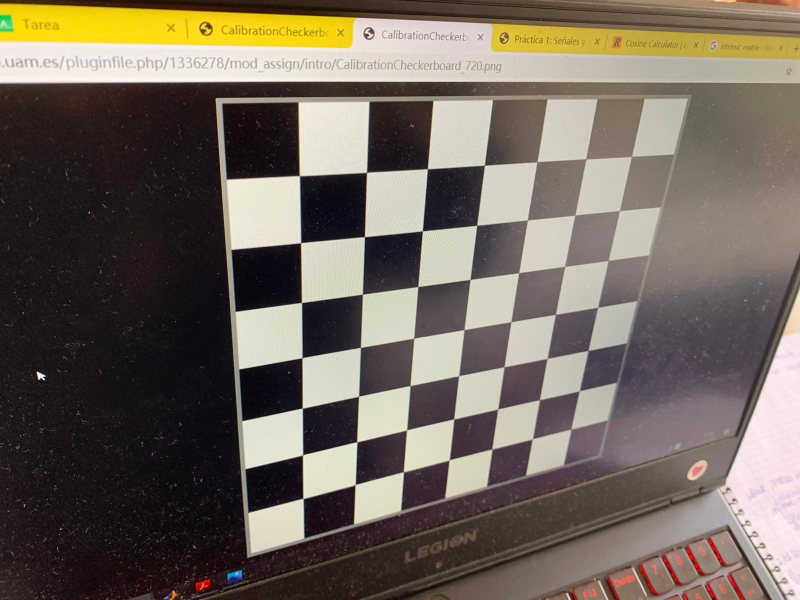
%> input picture Obtention_intrinsic_paras_of_a_camera/raw_data/image1_small.jpeg, 1600 x 1200 px (shown at 1/2 size)
$ octave jingwen_yang_1.m   (GNU Octave 9; MATLAB toolbox functions it lacks are replaced by stand-ins)
%> lines starting %> are read from the running program, lines starting %| are printed output that depends on the picture
### Obtention_intrinsic_paras_of_a_camera/get_real_points_checkerboard_vmmc.m
function [coords ima_pattern]= get_real_points_checkerboard_vmmc(Np, widhtP, display)
% GET_REAL_POINTS_CHECKERBOARD_VMMC(Np, widhtP, display)  returns a list of Np points
% automatically selected for a checkerboard pattern with real dimensions
% defined by the witdh of the checkerboard pattern (widhtP)
%
% Use display equal to 1 to show the order for the returned point coordinates.
%
% In practical situations, 9 points are required for convergence due to
% numerical reasons. Moreover, these points have to be distributed
% throughout the image as much as possible.
%
%
% Returns a 2xNp matrix representing the point coordinates (only 2D XY coordinates
%   are returned as Z=0 is assumed for the pattern) and the synthetic image pattern.
%
% Juan C. SanMiguel, Universidad Autonoma de Madrid, November 2012

%compute coordinates of pattern points
step = (sqrt(Np)-1)/2;
m = 1;
for j = widhtP : -widhtP/(2*step) : 0
    for i = 0 : widhtP/(2*step) : widhtP
        %coords(m, :) = [i, j, 0, 1]; %3D coords with Z = 0
        coords(m, :) = [i, j];%2D coords
        m = m + 1;
    end
end

if display == 1
    %plot points over the pattern and its order
    x = coords(:,1); x(x==0)=1;
    y = coords(:,2); y=abs(y);y(y==0)=1;

    ima_pattern=checkerboard(widhtP/8) > 0.5;
    figure; imshow(ima_pattern);
    hold on; plot(x,y,'r*');
    for j = 1:numel(x)
        text(x(j),y(j),sprintf('  %d',j), 'Color', [1 0 0])
    end
end

### Obtention_intrinsic_paras_of_a_camera/homography_refine_vmmc.m
% HOMOGRAPHY_REFINE_IAVS (PIN, POUT, H) refines the 2D homography with
% LM(Levenberg-Marquardt) nonlinear least squares algorithm.
%
% Input:
%           pin: 2xn source points
%           pout: 2xn destination points
%           H: 3x3 (initial) 2D Homography Matrix
%
% Output:
%           H: 3x3 refined 2D Homography Matrix
%           rperr: average of the re-projection error
%
% cf.:
%           pout ~ H*pin
%
% Based on the implementation (Jan. 2012 version) of Kim Daesikm, Sungkyunkwan Univ. (SKKU),
% South Korea.
%
% Juan C. SanMiguel, Universidad Autonoma de Madrid, November 2012


function [H, rperr] = homography_refine_vmmc(pin, pout, H)

rerr = 2^(-52);
iter = 30;


if ~isequal(size(pin), size(pout))
    error('Points matrices different sizes');
end
if size(pin, 1) ~= 2
    error('Points matrices must have two rows');
end
n = size(pin, 2);
if n < 4
    error('Need at least 4 matching points');
end


x1Size = size(pin);
x2Size = size(pout);

x1 = [pin; ones(1,x1Size(2))];
x2 = [pout; ones(1,x2Size(2))];

%% The Number of Points
noPnts = length(x1);


%% Evaluate the Jacobian
noParam = 9;    %% 9 parameters (h11, h21, h31, h12, ... , h33)
J     = zeros(noPnts, noParam);
dist  = zeros(noPnts,1);
delta = zeros(noParam,1);
bperr = inf;    % initial error

for n = 1:iter
    % Homography Matrix
    h = reshape(H,9,1);

    h11 = h(1) + delta(1);  h12 = h(4) + delta(4);  h13 = h(7) + delta(7);
    h21 = h(2) + delta(2);  h22 = h(5) + delta(5);  h23 = h(8) + delta(8);
    h31 = h(3) + delta(3);  h32 = h(6) + delta(6);  h33 = h(9) + delta(9);

    H_lm = [h11 h12 h13;
            h21 h22 h23;
            h31 h32 h33];


    % Back-projection
    x2_bp = H_lm*x1;


    % Cost Function: Geometric error between the measured and back-projected points
    dist_lm(1:2:2*noPnts,1) = x2(1,:) - x2_bp(1,:)./x2_bp(3,:);
    dist_lm(2:2:2*noPnts,1) = x2(2,:) - x2_bp(2,:)./x2_bp(3,:);


    % Back-projection Error
    bperr_lm = sqrt(dot(dist_lm,dist_lm))/noPnts;


    if (bperr_lm <= bperr)
        if (((n > 1) && sqrt(dot(delta,delta)/dot(h,h)) < rerr))
            H     = H_lm;
            bperr = bperr_lm;
            break;
        end

        % Update
        H     = H_lm;
        dist  = dist_lm;
        bperr = bperr_lm;

        for (i=1:noPnts)
            %% Jabobian of the homography matrix
            df1_dh11 = -x1(1,i)/x2_bp(3,i);
            df1_dh21 = 0;
            df1_dh31 = x2_bp(1,i)/x2_bp(3,i)^2*x1(1,i);
            df1_dh12 = -x1(2,i)/x2_bp(3,i);
            df1_dh22 = 0;
            df1_dh32 = x2_bp(1,i)/x2_bp(3,i)^2*x1(2,i);
            df1_dh13 = -1/x2_bp(3,i);
            df1_dh23 = 0;
            df1_dh33 = x2_bp(1,i)/x2_bp(3,i)^2;

            df2_dh11 = 0;
            df2_dh21 = -x1(1,i)/x2_bp(3,i);
            df2_dh31 = x2_bp(2,i)/x2_bp(3,i)^2*x1(1,i);
            df2_dh12 = 0;
            df2_dh22 = -x1(2,i)/x2_bp(3,i);
            df2_dh32 = x2_bp(2,i)/x2_bp(3,i)^2*x1(2,i);
            df2_dh13 = 0;
            df2_dh23 = -1/x2_bp(3,i);
            df2_dh33 = x2_bp(2,i)/x2_bp(3,i)^2;

            J(2*i-1, :)  = [df1_dh11 df1_dh21 df1_dh31 ...
                            df1_dh12 df1_dh22 df1_dh32 ...
                            df1_dh13 df1_dh23 df1_dh33];

            J(2*i  , :)  = [df2_dh11 df2_dh21 df2_dh31 ...
                            df2_dh12 df2_dh22 df2_dh32 ...
                            df2_dh13 df2_dh23 df2_dh33];
        end


        % Compute the approximated Hessian matrix
        He = J'*J;

        if (n == 1)
            lambda = 0.001*trace(He)/noParam;
        else
            lambda = lambda/10;
        end
    else
        lambda = lambda*10;
    end


    % Apply the damping factor to the Hessian matrix
    He_lm = He + (lambda * eye(noParam, noParam));


    % Prevent the matrix from being singular
    if (rcond(He_lm) < eps)
        lambda = lambda*10;
        He_lm = He + (lambda * eye(noParam, noParam));
    end


    % Compute the updated parameters
    delta = -inv(He_lm)*(J'*dist(:));
end


%% Output
H=H;
rperr = bperr;

### Obtention_intrinsic_paras_of_a_camera/homography_solve_vmmc.m
function v= homography_solve_vmmc(pin, pout)
% HOMOGRAPHY_SOLVE finds a homography from point pairs
%   V = HOMOGRAPHY_SOLVE(PIN, POUT) takes a 2xN matrix of input vectors and
%   a 2xN matrix of output vectors, and returns the homogeneous
%   transformation matrix that maps the inputs to the outputs, to some
%   approximation if there is noise.
%
%   This uses the SVD method of
%   http://www.robots.ox.ac.uk/%7Evgg/presentations/bmvc97/criminispaper/node3.html

% Based on an implementation by David Young, University of Sussex, February 2008

if ~isequal(size(pin), size(pout))
    error('Points matrices different sizes');
end
if size(pin, 1) ~= 2
    error('Points matrices must have two rows');
end
n = size(pin, 2);
if n < 4
    error('Need at least 4 matching points');
end

% Define the homogeneous system of equations to be solved
x = pout(1, :); y = pout(2,:); X = pin(1,:); Y = pin(2,:);
rows0 = zeros(3, n);
rowsXY = [X; Y; ones(1,n)];
hx = [rowsXY; rows0; -x.*X; -x.*Y; -x];
hy = [rows0; rowsXY; -y.*X; -y.*Y; -y];
h = [hx hy];
h=h';

% Solve the system using SVD
% [U, S, V] = svd(X); --> X = U * S * V'
if n == 4
    [U, ~, ~] = svd(h');
else
    [U, ~, ~] = svd(h', 'econ');
end
v = (reshape(U(:,9), 3, 3));
v=v';

end

### Obtention_intrinsic_paras_of_a_camera/jingwen_yang_1.m
clear all;
ima = imread('image1_small.jpeg');
%> ima is the input picture: size 1200x1600x3 uint8; mean R, G, B 113.7, 103.5, 93.4
ima = rgb2gray(ima);
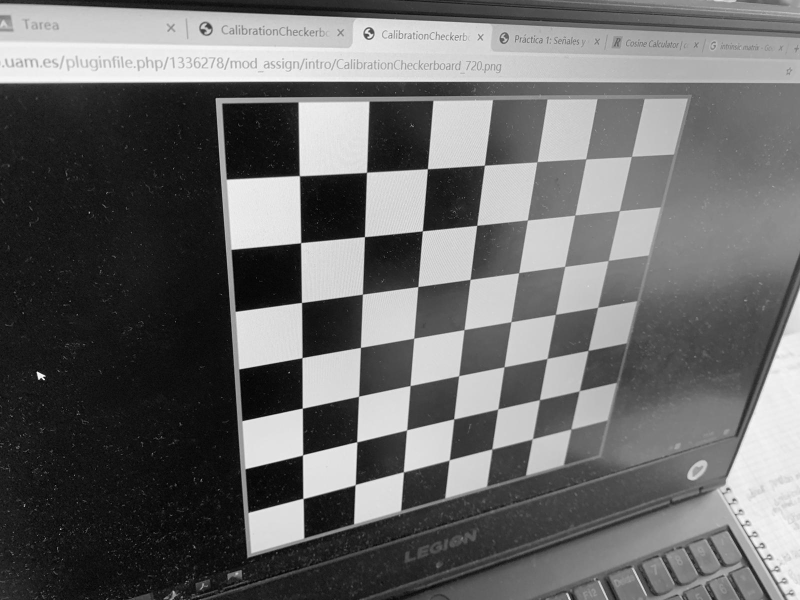
%> ima: size 1200x1600 uint8 (shown at 1/2 size); min 0, max 255, mean 105.4

[m, n] = size(ima);
%> m = 1200; n = 1600

image = zeros(m,n,6);
image = uint8(image);

image(:,:,1) = ima;
image(:,:,2) = rgb2gray(imread('image2_small.jpeg'));
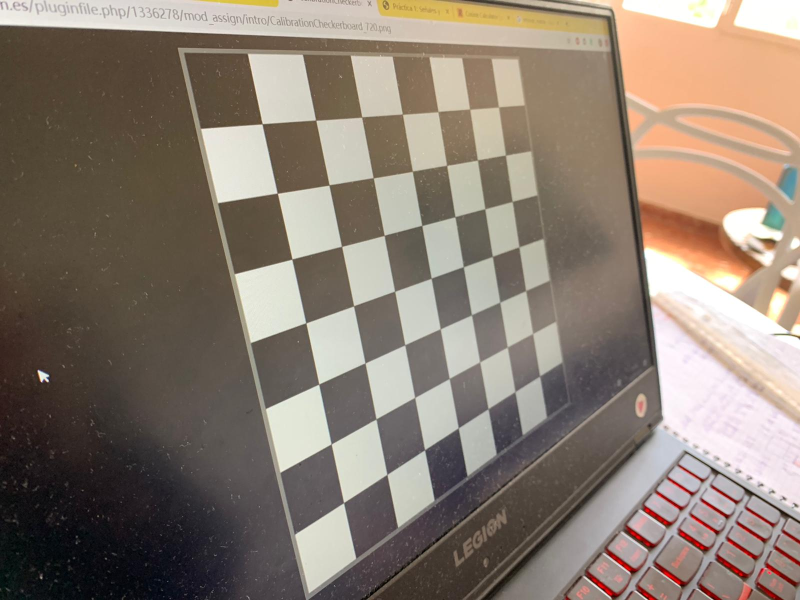
%> input picture Obtention_intrinsic_paras_of_a_camera/raw_data/image2_small.jpeg, 1600 x 1200 px (shown at 1/2 size)
image(:,:,3) = rgb2gray(imread('image3_small.jpeg'));
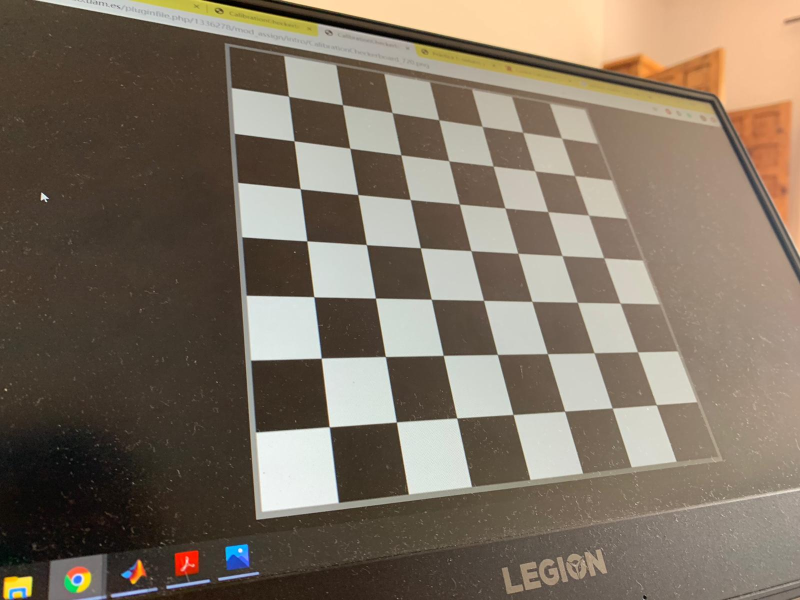
%> input picture Obtention_intrinsic_paras_of_a_camera/raw_data/image3_small.jpeg, 1600 x 1200 px (shown at 1/2 size)
image(:,:,4) = rgb2gray(imread('image4_small.jpeg'));
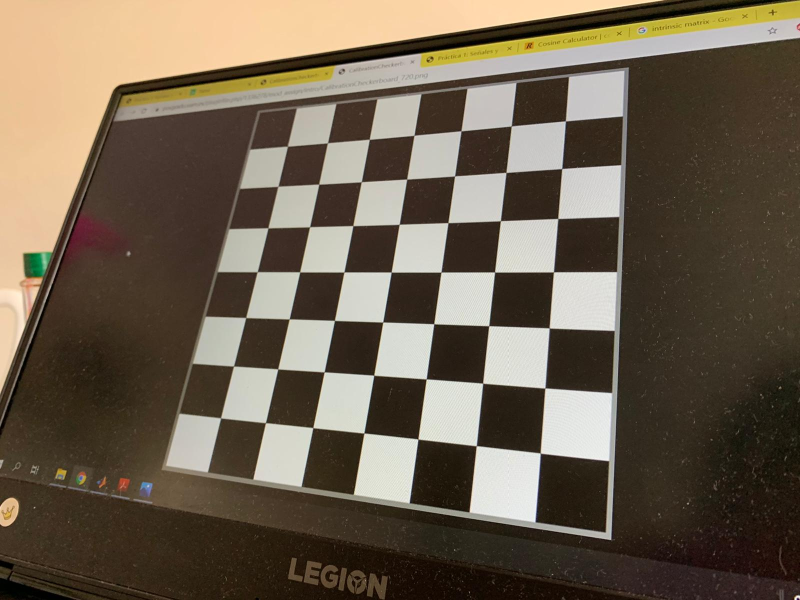
%> input picture Obtention_intrinsic_paras_of_a_camera/raw_data/image4_small.jpeg, 1600 x 1200 px (shown at 1/2 size)
image(:,:,5) = rgb2gray(imread('image5_small.jpeg'));
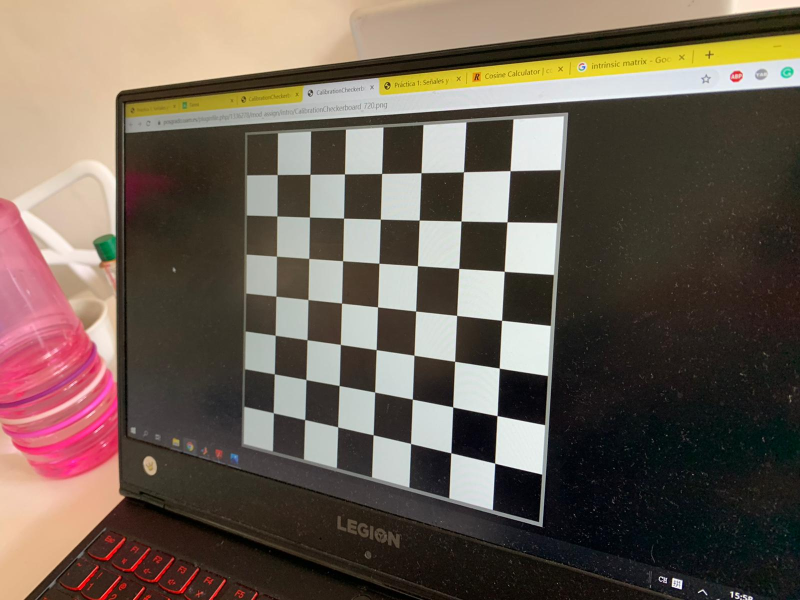
%> input picture Obtention_intrinsic_paras_of_a_camera/raw_data/image5_small.jpeg, 1600 x 1200 px (shown at 1/2 size)
image(:,:,6) = rgb2gray(imread('image6_small.jpeg'));
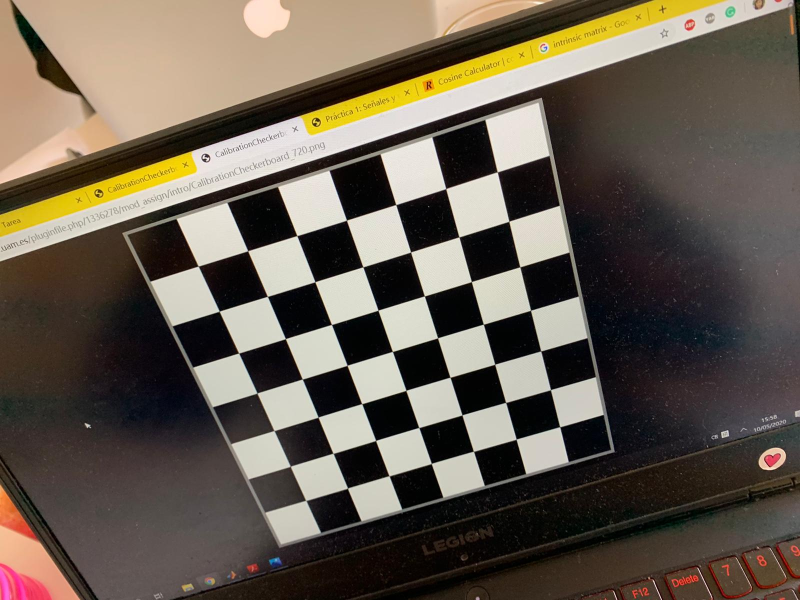
%> input picture Obtention_intrinsic_paras_of_a_camera/raw_data/image6_small.jpeg, 1600 x 1200 px (shown at 1/2 size)

%Np is the number of points you want to obtain.
Np =  9;

%wid is the size of the checkerboard in millimeter.
widhtP = 160; %for the small checkerboard
%widhtP = 168; % for the big checkerboard

%display = 1 when you want to show the order for the returned point coordinates.
display = 1;

[coords, ima_pattern] = get_real_points_checkerboard_vmmc(Np, widhtP, display);
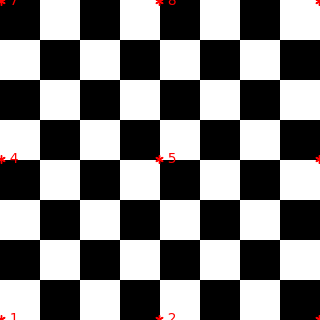
%> figure redrawn from the program's plot data; shown 2 times larger
close all
xy = zeros(2,9,6);

%these are the points chosen for big checkboard:
% xy(:,:,1) = [343         748        1183         403         766        1156         451         784        1135;
%           897         908         920         521         518         511         212         197         181];
%
% xy(:,:,2) = [441         756        1117         445         777       1160         450         799        1210;
%          891         948        1013         563         599         642         208         215         229];
%
% xy(:,:,3) = [457         869        1247         390         859      1301         298         857        1375;
%         1043         995         953         678         642         608         190         163         137];
%
% xy(:,:,4) = [378         872        1358         417         863        1306         451         860        1261;
%          917         914         912         458         460         457          82          77          73];
%
% xy(:,:,5) = [438         869        1226         465         895        1250         496         920        1268;
%         1043        1029        1017         586         614         636         142         206         260];
%
% xy(:,:,6) = [532         952        1304         453         926        1321         355         899        1342;
%         1127        1010         909         708         617         538         167         122          88];


%these are the points chosen for small checkboard:
xy(:,:,1) = [ 504         892        1201         478         929        1276         447         989        1376;
        1107         998         911         741         660         602         205         202         196];

xy(:,:,2) = [618         935        1136         504         863        1088         370         787        1040;
        1187         951         803         684         557         476         109         115         119];


xy(:,:,3) = [ 525        1061        1436         486         944        1286         459         862        1171;
        1022         959         914         475         505         523          92         166         221];


xy(:,:,4) = [  330         709        1211         436         784        1235         520         845        1247;
         932         990        1062         544         545         544         224         188         143];


xy(:,:,5) = [487         744        1078         495         757        1102         493         769        1129;
         885         954        1044         589         614         653         269         254         233];


xy(:,:,6) = [   565         887        1220         426         787        1159         258         660        1079;
        1086         995         900         813         704         592         473         343         208];


%tr_image = zeros(321,428,6);

for i = 1:6
    %xy(:,:,i) = get_user_points_vmmc(image(:,:,i));

    homo{i} = homography_solve_vmmc(coords',xy(:,:,i));
    t_H = maketform('projective', homo{i}');

    [homo{i}, rperr] = homography_refine_vmmc(coords',xy(:,:,i), homo{i});
    t_H_refined = maketform('projective', homo{i}');

%> (the run ends here)
